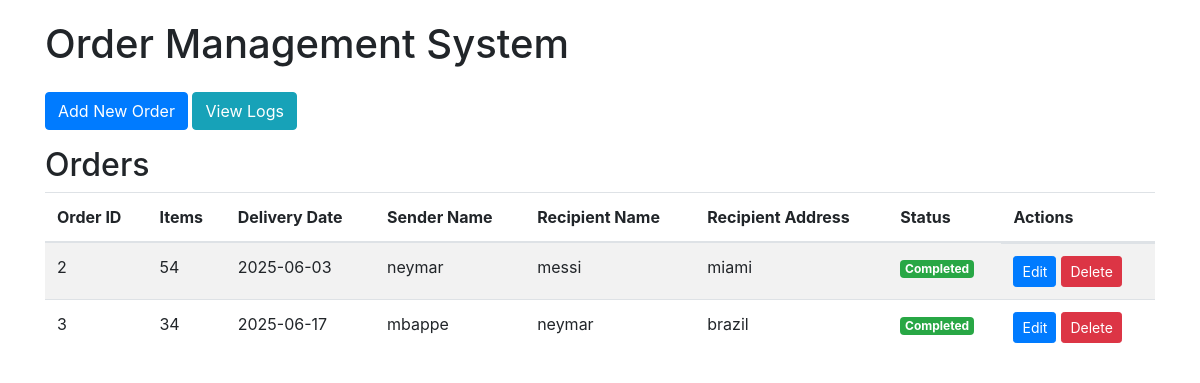
/view_orders, run on an earlier commit of the app's database.
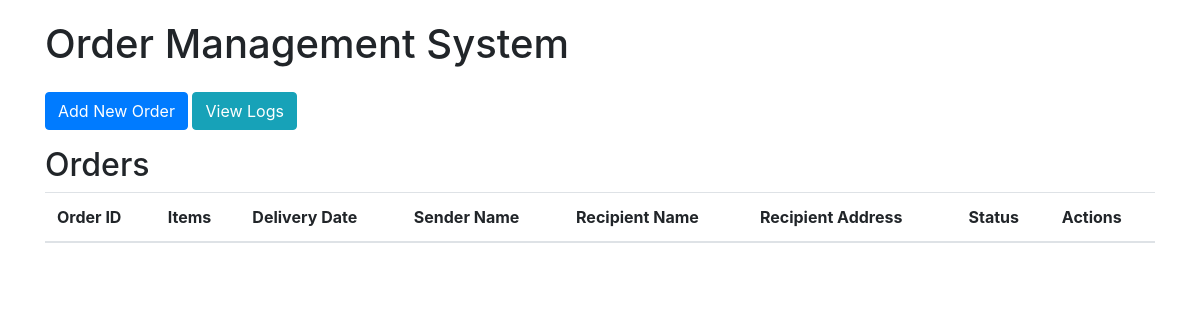
And on a later commit of the database.
### app.py (models this page shows)
class Order(db.Model):
    id = db.Column(db.Integer, primary_key=True)
    items = db.Column(db.Integer, nullable=False)
    delivery_date = db.Column(db.Date, nullable=False)
    sender_name = db.Column(db.String(100), nullable=False)
    recipient_name = db.Column(db.String(100), nullable=False)
    recipient_address = db.Column(db.String(200), nullable=False)
    status = db.Column(db.String(20), default='Ongoing')

### app.py (the view)
@app.route('/')
@app.route('/index')
@app.route('/view_orders')
def view_orders():
    orders = Order.query.all()
    return render_template('view_orders.html', orders=orders)

### templates/view_orders.html (shortened to what this page needs)
<!DOCTYPE html>
<html>
<head>
    <link rel="stylesheet" href="https://stackpath.bootstrapcdn.com/bootstrap/4.5.2/css/bootstrap.min.css">
</head>
<body>
    <div class="container">
        <h1 class="mb-4">Order Management System</h1>
        <div class="mb-3">
            <a href="{{ url_for('show_add_order_form') }}" class="btn btn-primary">Add New Order</a>
            <a href="{{ url_for('view_logs') }}" class="btn btn-info">View Logs</a>
        </div>
        <h2>Orders</h2>
        <table class="table table-striped">
            <thead>
                <tr>
                    <th>Order ID</th>
                    <th>Items</th>
                    <th>Delivery Date</th>
                    <th>Sender Name</th>
                    <th>Recipient Name</th>
                    <th>Recipient Address</th>
                    <th>Status</th>
                    <th>Actions</th>
                </tr>
            </thead>
            <tbody>
                {% for order in orders %}
                <tr>
                    <td>{{ order.id }}</td>
                    <td>{{ order.items }}</td>
                    <td>{{ order.delivery_date }}</td>
                    <td>{{ order.sender_name }}</td>
                    <td>{{ order.recipient_name }}</td>
                    <td>{{ order.recipient_address }}</td>
                    <td>
                        <span class="badge badge-{{ 'success' if order.status == 'Completed' else 'warning' }}">
                            {{ order.status }}
                        </span>
                    </td>
                    <td class="action-buttons">
                        <a href="{{ url_for('show_edit_form', order_id=order.id) }}" class="btn btn-sm btn-primary">Edit</a>
                        <button class="btn btn-sm btn-danger" data-toggle="modal" data-target="#deleteModal{{ order.id }}">Delete</button>
                    </td>
                </tr>
                {% endfor %}
            </tbody>
        </table>
    </div>
</body>
</html>

### templates/view_orders.html (style rules this page uses)
body { padding: 20px; }

What changed in the data, as far as the page shows it:
removed Order: id "2", items "54", delivery_date "2025-06-03", sender_name "neymar", recipient_name "messi", recipient_address "miami", status "Completed"
removed Order: id "3", items "34", delivery_date "2025-06-17", sender_name "mbappe", recipient_name "neymar", recipient_address "brazil", status "Completed"
